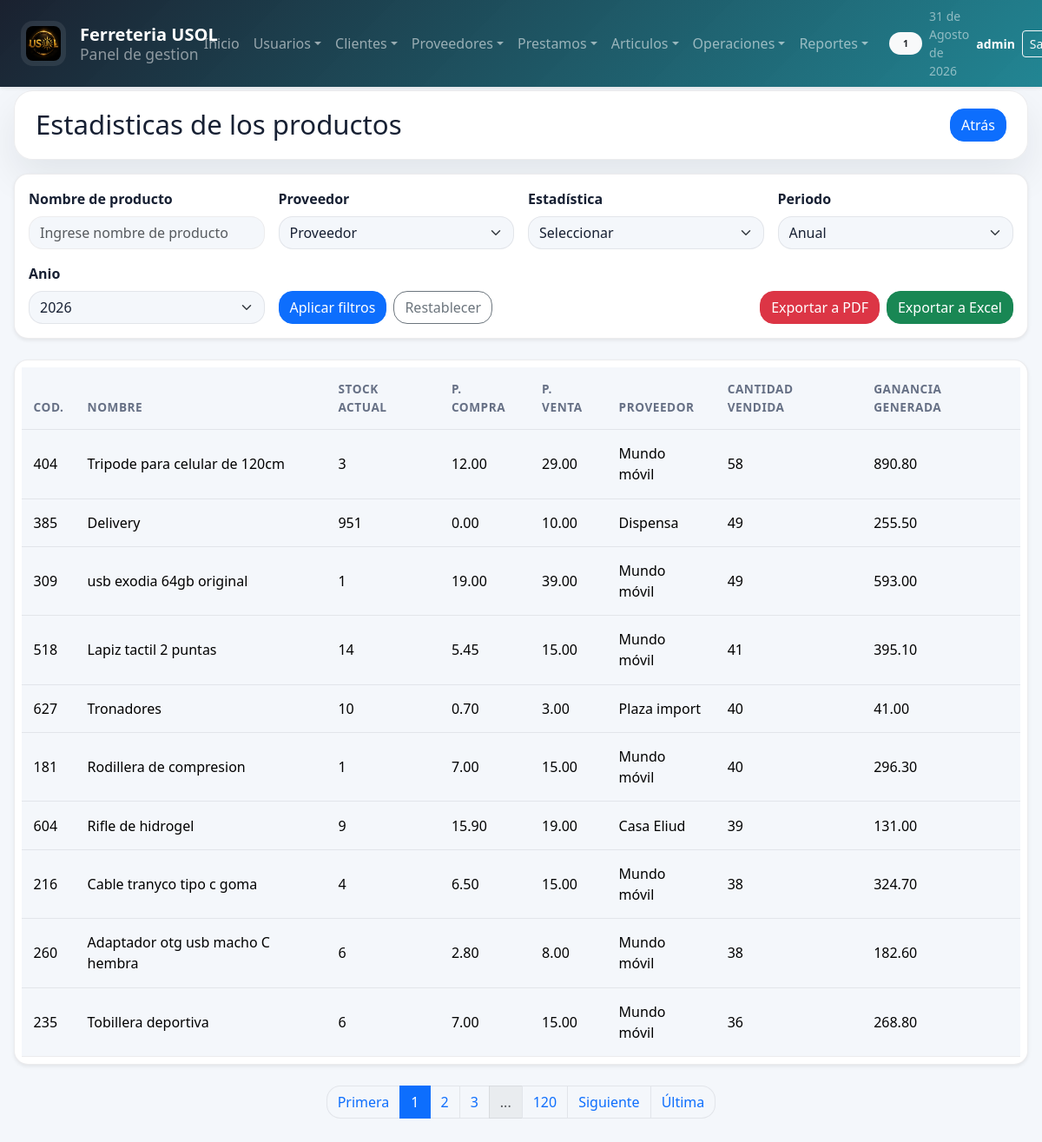
/sistema/reportes/estadisticas.php (signed in), run on the app's committed database.
### tables this page shows
CREATE TABLE `articulos` (
  `IdArticulo` int(11) NOT NULL AUTO_INCREMENT,
  `codigoBarras` varchar(20) DEFAULT NULL,
  `Nombre` varchar(50) NOT NULL,
  `Cantidad` int(11) NOT NULL,
  `Precio_Compra` decimal(8,2) NOT NULL,
  `Precio_Unitario` decimal(8,2) NOT NULL,
  `Cod_Proveedor` int(11) NOT NULL,
  `Cod_Inversor` int(11) NOT NULL,
  PRIMARY KEY (`IdArticulo`),
  KEY `Cod_Proveedor` (`Cod_Proveedor`),
  KEY `fk_inversor` (`Cod_Inversor`),
  CONSTRAINT `fk_inversor` FOREIGN KEY (`Cod_Inversor`) REFERENCES `inversores` (`IdInversor`)
);

CREATE TABLE `proveedores` (
  `IdProveedor` int(11) NOT NULL AUTO_INCREMENT,
  `ruc` int(20) DEFAULT NULL,
  `Nombre` varchar(50) NOT NULL,
  `Direccion` varchar(50) DEFAULT NULL,
  `Telefono` int(11) NOT NULL,
  `Email` varchar(50) DEFAULT NULL,
  PRIMARY KEY (`IdProveedor`)
);

### sistema/includes/analytics.php (called while the page is built, shortened)
<?php
function analyticsGetDateFilters($source = null)
{
    $source = is_array($source) ? $source : $_GET;
    $currentYear = (int)date('Y');
    $currentMonth = date('Y-m');
    $period = isset($source['period']) ? strtolower(trim((string)$source['period'])) : 'year';
    $selectedYear = isset($source['year']) ? (int)$source['year'] : $currentYear;
    $selectedMonth = isset($source['month']) ? trim((string)$source['month']) : $currentMonth;
    $inputStart = isset($source['start_date']) ? trim((string)$source['start_date']) : '';
    $inputEnd = isset($source['end_date']) ? trim((string)$source['end_date']) : '';
    if ($period === 'month') {
        $monthDate = DateTime::createFromFormat('Y-m', $selectedMonth);
        if (!$monthDate) {
            $monthDate = DateTime::createFromFormat('Y-m', $currentMonth);
        }
        $startDate = $monthDate->format('Y-m-01');
        $endDate = $monthDate->format('Y-m-t');
        $label = strftime('%B %Y', strtotime($startDate));
    } else {
        $period = 'year';
        $startDate = sprintf('%04d-01-01', $selectedYear);
        $endDate = sprintf('%04d-12-31', $selectedYear);
        $label = 'Anio ' . $selectedYear;
    }
    $topLimit = isset($source['top_limit']) ? (int)$source['top_limit'] : 10;
    $topMetric = isset($source['top_metric']) ? trim((string)$source['top_metric']) : 'monto';
    return [
        'period' => $period,
        'year' => $selectedYear,
        'month' => $selectedMonth,
        'start_date' => $startDate,
        'end_date' => $endDate,
        'label' => ucfirst($label),
        'top_limit' => $topLimit,
        'top_metric' => $topMetric,
    ];
}
function analyticsGetYearOptions($pastYears = 5)
{
    $currentYear = (int)date('Y');
    $years = [];
    for ($year = $currentYear; $year >= ($currentYear - $pastYears); $year--) {
        $years[] = $year;
    }
    return $years;
}

### sistema/reportes/estadisticas.php (the view, shortened to what this page needs)
<?php
    include "../../conexion.php";
    include "../includes/paginador.php";
    require_once __DIR__ . "/../includes/analytics.php";
    $yearOptions = analyticsGetYearOptions();
    $filters = analyticsGetDateFilters($_GET);
    $results_per_page = 10;
    $current_page = isset($_GET['page']) ? intval($_GET['page']) : 1;
    $consulta = "
        SELECT
            a.IdArticulo AS Cod_Articulo,
            a.Nombre,
            a.Cantidad,
            a.Precio_Compra,
            a.Precio_Unitario,
            p.Nombre AS nombreProv,
            IFNULL(SUM(dva.Cantidad), 0) AS cantidadVendida,
            IFNULL(SUM(dva.Ganancias), 0) AS gananciaGenerada
        FROM articulos a
        LEFT JOIN detalle_venta_articulos dva ON a.IdArticulo = dva.Cod_Articulo
        INNER JOIN proveedores p ON a.Cod_Proveedor = p.IdProveedor
        GROUP BY a.IdArticulo
        ORDER BY cantidadVendida DESC
    ";
    $where = "
        FROM articulos a
        LEFT JOIN detalle_venta_articulos dva ON a.IdArticulo = dva.Cod_Articulo
        INNER JOIN proveedores p ON a.Cod_Proveedor = p.IdProveedor
        GROUP BY a.IdArticulo
    ";
    list($result, $total_records) = getPaginatedDataPMV($conexionDB, $consulta, $where, $current_page, $results_per_page);
    $row = $result->num_rows;
?>
<!DOCTYPE html>
<html lang="es">
<head>
	<?php include "../includes/scripts_2.php"; ?>
</head>
<body>
    <?php include "../includes/header_2.php"; ?>
	<section id="container">
        <div class="title_container">
            <h1>Estadisticas de los productos</h1>
            <a href="../reportes/reportes.php" class="btn_new">Atrás</a>
        </div>
        <div class="header_container">
            <div class="row g-3 align-items-end">
                <div class="col-12 col-md-4 col-lg-3">
                    <label for="nombreArticulo">Nombre de producto</label>
                        <input class="filtrosBusqueda" type="text" name="nombre" id="nombreArticulo" placeholder="Ingrese nombre de producto">
                </div>
                <div class="col-12 col-md-4 col-lg-3">
                    <label for="nombreProveedor">Proveedor</label>
                        <select class="filtrosBusqueda" id="nombreProveedor">
                            <option value="" class="option1" selected>Proveedor</option>
                        </select>
                </div>
                <div class="col-12 col-md-4 col-lg-3">
                    <label for="estadistica">Estadística</label>
                        <select class="filtrosBusqueda" id="estadistica">
                            <option value="">Seleccionar</option>
                        </select>
                </div>
                <div class="col-12 col-md-4 col-lg-3">
                    <label for="period">Periodo</label>
                    <select class="filtrosBusqueda" name="period" id="period">
                        <option value="year" <?php echo $filters['period'] === 'year' ? 'selected' : ''; ?>>Anual</option>
                    </select>
                </div>
                <div class="analytics-period-field col-12 col-md-4 col-lg-3" data-period-target="year">
                    <label for="year">Anio</label>
                    <select class="filtrosBusqueda" name="year" id="year">
                        <?php foreach ($yearOptions as $yearOption) { ?>
                            <option value="<?php echo $yearOption; ?>" <?php echo (int)$filters['year'] === (int)$yearOption ? 'selected' : ''; ?>><?php echo $yearOption; ?></option>
                        <?php } ?>
                    </select>
                </div>
                <div class="col-12 col-md-4 col-lg-3">
                    <div class="d-flex gap-2">
                        <button type="button" class="btn btn-primary" onclick="buscarPMV()">Aplicar filtros</button>
                        <a href="estadisticas.php" class="btn btn-outline-secondary">Restablecer</a>
                    </div>
                </div>
                <div class="col-12 col-md-4 col-lg-4 ms-lg-auto">
                    <div class="d-flex gap-2 justify-content-md-end">
                        <button class="btn btn-danger" type="button" onclick="exportarEstadisticas_PDF()">Exportar a PDF</button>
                        <button class="btn btn-success" type="button" onclick="exportarEstadisticas_EXCEL()">Exportar a Excel</button>
                    </div>
                </div>
            </div>
        </div>
        <div class="containerTable">
            <table id="tablaPMV">
                <thead>
                    <tr>
                        <th>Cod.</th>
                        <th>Nombre</th>
                        <th>Stock actual</th>
                        <th>P. compra</th>
                        <th>P. venta</th>
                        <th>Proveedor</th>
                        <th>Cantidad Vendida</th>
                        <th>Ganancia generada</th>
                    </tr>
                </thead>
                <tbody>
                    <?php
                        if($row > 0){
                            while ($data = $result->fetch_assoc()){
                            ?>
                                <tr id="row_<?php echo $data["Cod_Articulo"]; ?>">
                                    <td><?php echo $data['Cod_Articulo']; ?></td>
                                    <td><?php echo $data["Nombre"]; ?></td>
                                    <td><?php echo $data["Cantidad"]; ?></td>
                                    <td><?php echo $data["Precio_Compra"]; ?></td>
                                    <td><?php echo $data["Precio_Unitario"]; ?></td>
                                    <td><?php echo $data["nombreProv"]; ?></td>
                                    <td><?php echo $data["cantidadVendida"]; ?></td>
                                    <td><?php echo $data["gananciaGenerada"]; ?></td>
                                </tr>
                    <?php
                            }
                        }
                    ?>
                </tbody>
            </table>
        </div>
	</section>
</body>
</html>

### sistema/css/style.css (style rules this page uses)
:root, [data-bs-theme=light] { --bs-primary: #0f7b8a; --bs-primary-rgb: 15, 123, 138; --bs-secondary: #475467; --bs-secondary-rgb: 71, 84, 103; --bs-success: #15803d; --bs-info: #0ea5e9; --bs-warning: #d97706; --bs-danger: #dc2626; --bs-dark: #111827; --bs-body-bg: #f4f7fb; --bs-body-color: #172033; --bs-border-color: rgba(15, 23, 42, 0.08); --bs-border-radius: 1rem; --bs-border-radius-lg: 1.35rem; --bs-box-shadow: 0 20px 45px rgba(15, 23, 42, 0.08); --app-surface: rgba(255, 255, 255, 0.96); --app-muted: #667085; }
* { box-sizing: border-box; }
html { scroll-behavior: smooth; }
body { min-height: 100vh; background: var(--bs-body-bg); color: var(--bs-body-color); font-family: "Segoe UI", Tahoma, Geneva, Verdana, sans-serif; }
a { text-decoration: none; }
#container { padding: 6.5rem 1rem 2rem; }
.title_container, .header_container, .info_caja, .chart-container, .divInfoSistema, .containerDataUser, .containerDataEmpresa, .data_delete { background: var(--app-surface); border: 1px solid var(--bs-border-color); border-radius: var(--bs-border-radius-lg); box-shadow: var(--bs-box-shadow); }
.title_container { padding: 1.25rem 1.5rem; margin-bottom: 1rem; }
.title_container h1, #container > h1 { margin: 0; font-size: clamp(1.5rem, 1.2rem + 1vw, 2.2rem); }
.header_container { padding: 1.25rem; }
.containerTable { margin-bottom: 1.5rem; }
.containerTable table { min-width: 780px; }
.table > :not(caption) > * > * { padding: 0.95rem 0.85rem; }
.table thead th { color: var(--app-muted); font-size: 0.85rem; font-weight: 700; text-transform: uppercase; letter-spacing: 0.04em; }
.btn_new, .btn_pdf, .btn_excel, .btn_save, .btn_save_1, .link_delete_1 { display: inline-flex; align-items: center; justify-content: center; gap: 0.5rem; }

### data on the page
articulos: IdArticulo "404", Nombre "Tripode para celular de 120cm", Cantidad "3", Precio_Compra "12.00", Precio_Unitario "29.00", Cod_Proveedor.Nombre "Mundo móvil", cantidadVendida "58", gananciaGenerada "890.80"
articulos: IdArticulo "385", Nombre "Delivery", Cantidad "951", Precio_Compra "0.00", Precio_Unitario "10.00", Cod_Proveedor.Nombre "Dispensa", cantidadVendida "49", gananciaGenerada "255.50"
articulos: IdArticulo "309", Nombre "usb exodia 64gb original", Cantidad "1", Precio_Compra "19.00", Precio_Unitario "39.00", Cod_Proveedor.Nombre "Mundo móvil", cantidadVendida "49", gananciaGenerada "593.00"
articulos: IdArticulo "518", Nombre "Lapiz tactil 2 puntas", Cantidad "14", Precio_Compra "5.45", Precio_Unitario "15.00", Cod_Proveedor.Nombre "Mundo móvil", cantidadVendida "41", gananciaGenerada "395.10"
articulos: IdArticulo "627", Nombre "Tronadores", Cantidad "10", Precio_Compra "0.70", Precio_Unitario "3.00", Cod_Proveedor.Nombre "Plaza import", cantidadVendida "40", gananciaGenerada "41.00"
articulos: IdArticulo "181", Nombre "Rodillera de compresion", Cantidad "1", Precio_Compra "7.00", Precio_Unitario "15.00", Cod_Proveedor.Nombre "Mundo móvil", cantidadVendida "40", gananciaGenerada "296.30"
articulos: IdArticulo "604", Nombre "Rifle de hidrogel", Cantidad "9", Precio_Compra "15.90", Precio_Unitario "19.00", Cod_Proveedor.Nombre "Casa Eliud", cantidadVendida "39", gananciaGenerada "131.00"
articulos: IdArticulo "216", Nombre "Cable tranyco tipo c goma", Cantidad "4", Precio_Compra "6.50", Precio_Unitario "15.00", Cod_Proveedor.Nombre "Mundo móvil", cantidadVendida "38", gananciaGenerada "324.70"
articulos: IdArticulo "260", Nombre "Adaptador otg usb macho C hembra", Cantidad "6", Precio_Compra "2.80", Precio_Unitario "8.00", Cod_Proveedor.Nombre "Mundo móvil", cantidadVendida "38", gananciaGenerada "182.60"
articulos: IdArticulo "235", Nombre "Tobillera deportiva", Cantidad "6", Precio_Compra "7.00", Precio_Unitario "15.00", Cod_Proveedor.Nombre "Mundo móvil", cantidadVendida "36", gananciaGenerada "268.80"

### other printed values
$_SESSION['rol_name'] "1"
fechaC() "31 de Agosto de 2026"
$_SESSION['user'] "admin"
$total_pages "120"
form field year "2026"
